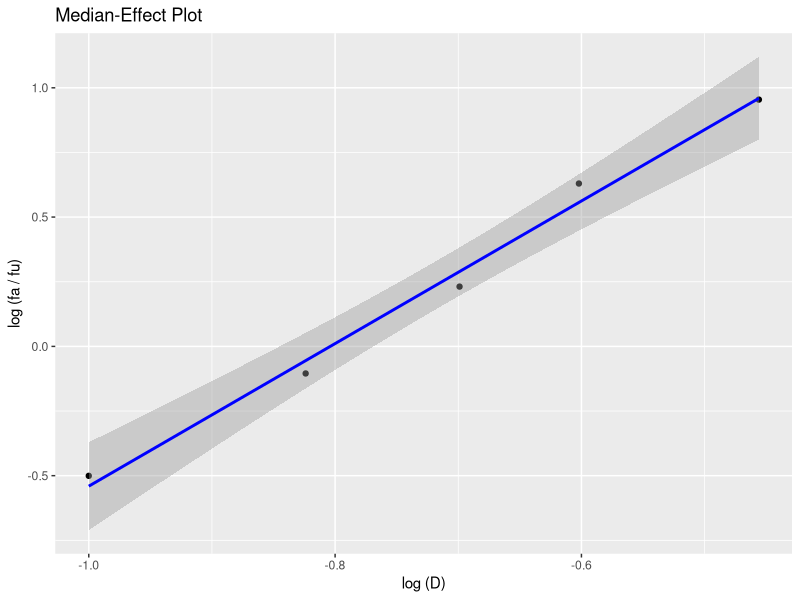
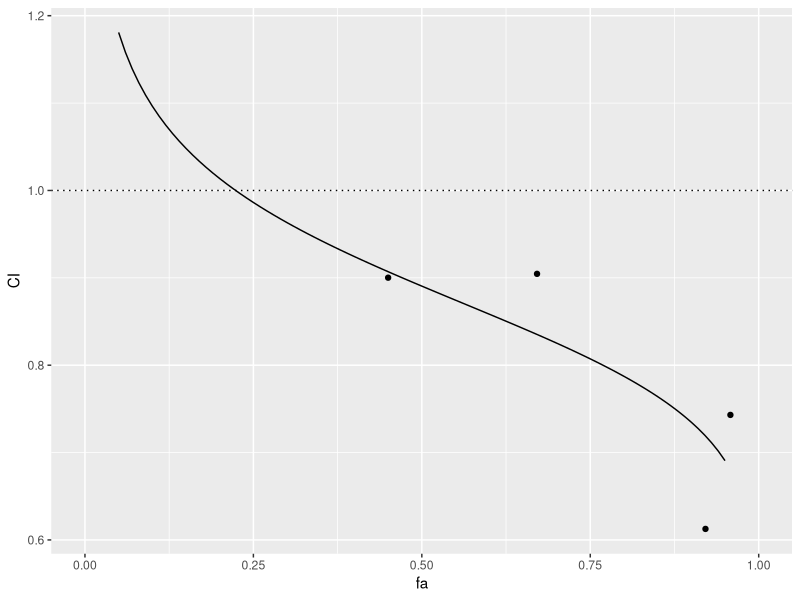
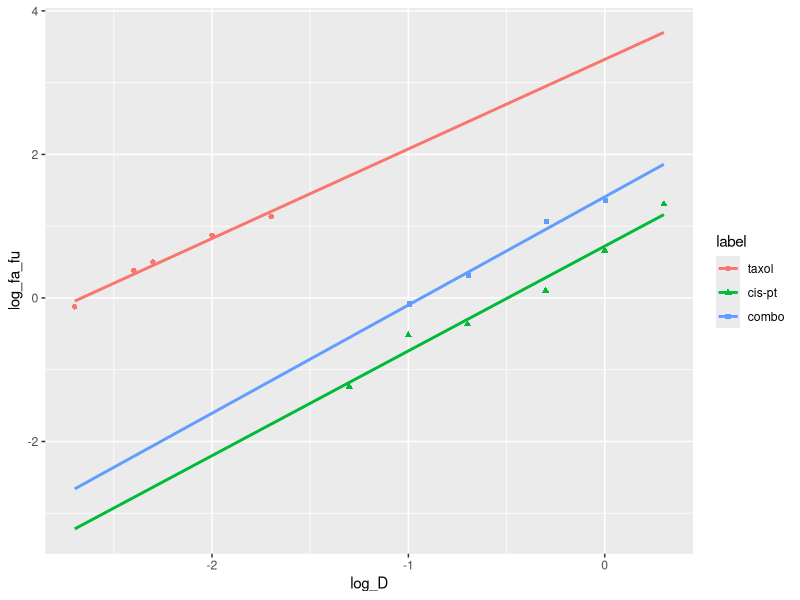
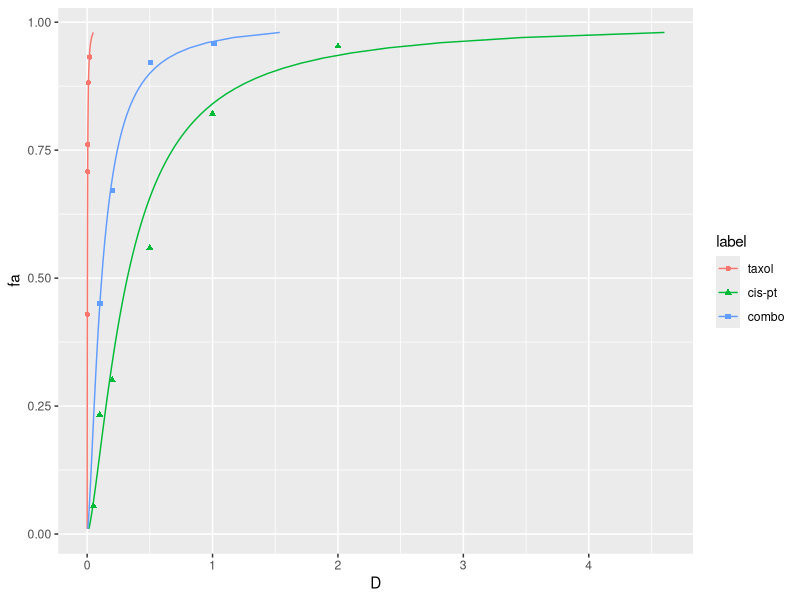

Write R code to recreate these figures, in order.
# R package for Median Effect principle calculations and plots
#
# Requires:
# - knitr (for kable)
# - dplyr, ggplot2
#
# Class: drug_effects
#
# Single drug series
# - vector of doses (D)
# - vector of fraction affected (fa)
# - drug name (name) - full name of tested drug
# - label (label)    - label to use on plots
# - info (info)      - additional information
# - ratio: drug 1 / drug 2 (ratio), only defined for constant ratio drug combinations
# - Calculated: Dm, m, R^2, R, log10(D), log10(fa / (1-fa))
#
# Combination drug series, NON-constant ratio
# - separate object type?
# - vector of drug 1 doses (D1)
# - vector of drug 2 doses (D2)
# - vector of fraction affected (fa)
# - drug name (name) - full name of tested drugs
# - label (label)    - label to use on plots
# - info (info)      - additional information


# Drug effects object constructor: for single drugs and constant ratio combinations
new_drug_effects <- function(D = double(), fa = double(), name = "", label = "", info = "", ratio = double()) {
  stopifnot(is.double(D), is.double(fa), is.double(ratio))
  values <- list(D = D, fa = fa, name = name, label = label, info = info, ratio = ratio)
  class <- c("drug_effects")
  if (length(ratio) != 0) { class <- append("combo_drug_effects", class) }
  structure(values, class = class)
}

# Drug effects object validator + statistics calculator
validate_drug_effects <- function(x) {
  D  <- x$D
  fa <- x$fa
  ratio <- x$ratio

  if (!all(!is.na(D) & D > 0.0)) { stop("All doses `D` must be non-missing and greater than zero", call. = FALSE) }
  if (!all(!is.na(fa) & fa > 0.0 & fa < 1.0)) { stop("All fraction affected `fa` must be non-missing, greater than zero, and less than one", call. = FALSE) }
  if (length(D) != length(fa)) { stop("The number of doses must equal the number of fraction affected", call. = FALSE) }
  if (length(D) < 2) { stop("There must be at least two dose / fraction affected points", call. = FALSE) }

  if (length(ratio) != 0) {
    if (length(ratio) != 1) { stop("Only a single constant ratio can be used", call. = FALSE) }
    if (ratio < 0) { stop("The ratio of drug1 / drug2 must be non-negative", call. = FALSE) }
  }

  # Do the statistical calculations; add more elements to x
  x$log_D     <- log10(x$D)
  x$log_fa_fu <- log10(x$fa / (1-x$fa))

  fit  <- stats::lm(log_fa_fu ~ log_D, data = data.frame(list(log_D = x$log_D, log_fa_fu = x$log_fa_fu)))

  x$b  <- unname(fit$coefficients[1])
  x$m  <- unname(fit$coefficients[2])
  x$Dm <- unname(10^(-x$b/x$m))
  x$R2 <- unname(summary(fit)$r.squared)
  x$R  <- unname(sqrt(x$R2)) * sign(x$m) # m should always be positive, but just in case

  x # return the validated and augmented object
}


# Single drug object helper
drug_effects <- function(D = double(), fa = double(), name = "", label = "", info = "", ratio = double()) {
  D <- as.double(D)
  fa = as.double(fa)
  name = as.character(name)
  label = as.character(label)
  info = as.character(info)
  ratio = as.double(ratio)
  validate_drug_effects(new_drug_effects(D, fa, name, label, info, ratio))
}


# Given a drug_effects object and vector of doses, return predicted fraction affected
calc_fa <- function(drug, D) {
  if (!inherits(drug, "drug_effects")) { stop("Requires a `drug_effects` object", call. = FALSE) }
  m <- drug$m
  Dm <- drug$Dm
  return (1 / (1 + ((Dm / D)^m)))
}


# Given a drug_effects object and vector of fa, return predicted doses
calc_D <- function(drug, fa) {
  if (!inherits(drug, "drug_effects")) { stop("Requires a `drug_effects` object", call. = FALSE) }
  m <- drug$m
  Dm <- drug$Dm
  return (Dm*(fa / (1 - fa))^(1/m))
}


# Given drug 1, drug 2, and drug_combo objects, calculate combination index CI at vector of fa values
# - if fa is empty, then use the actual fa and actual doses in drug_combo
calc_CI <- function(drug1, drug2, drug_combo, fa = double()) {
  # [ ] should do class checking here
  ratio <- drug_combo$ratio

  if (length(fa) == 0) {
    fa <- drug_combo$fa # the actual fa observed in the combo
    D_combo <- drug_combo$D # actual doses
  } else {
    D_combo <- calc_D(drug_combo, fa) # calculate predicted doses
  }
  D1 <- D_combo * (ratio / (ratio + 1))
  D2 <- D_combo / (ratio + 1)

  Dx1 <- calc_D(drug1, fa)
  Dx2 <- calc_D(drug2, fa)

  CI <- (D1 / Dx1) + (D2 / Dx2)
  return(CI)
}



# Add print for drug_effects display
print.drug_effects <- function(x, ..., stats = TRUE) {

  D <- x$D
  fa <- x$fa
  name <- x$name
  label <- x$label
  if (label != '') { label <- paste0(' (', label, ')') }
  info <- x$info
  if (info != '') { info <- paste0('\n\n', info) }
  ratio <- x$ratio
  Dm <- x$Dm

  cat(name, label, info, sep = '')

  # If want to also include columns of log(D) and log(fa / fu)
  # df <- data.frame(list(D = D, fa = fa, log_D = x$log_D, log_fa_fu = x$log_fa_fu))

  df <- data.frame(list(D = D, fa = fa))
  if (length(ratio) != 0) {
    cat("\n\nRatio (drug 1/drug 2): ", ratio, sep = '')
    D1 <- (ratio / (ratio+1)) * D
    D2 <- D / (ratio + 1)
    df$D1 <- D1
    df$D2 <- D2
    # For combination, also show the contributing doses from drug 1 + 2, and not just the sum
    Dm <- paste0(signif(Dm, 4), ' = ', signif((ratio / (ratio+1)) * Dm, 4), ' + ', signif(Dm / (ratio + 1), 4))
  }

  print(knitr::kable(df))

  if (stats) { cat('\nm: ', x$m, '\nDm: ', Dm, '\nR2: ', x$R2, '\nR: ', x$R, sep = '') }
}


plot.drug_effects <- function(x, y, ..., color = 'blue') {
  title <- "Median-Effect Plot"
  if (x$name != "") { title <- paste0(title, ": ", x$name) }
  if (x$label != "") { title <- paste0(title, " (", x$label, ")") }

  df <- data.frame(list(D = x$D, fa = x$fa, log_D = x$log_D, log_fa_fu = x$log_fa_fu))

  g <- ggplot2::ggplot(
    data = df,
    ggplot2::aes(log_D, log_fa_fu)
  ) +
    ggplot2::geom_point() +
    ggplot2::stat_smooth(method = "lm", color = color) +
    ggplot2::xlab("log (D)") +
    ggplot2::ylab("log (fa / fu)") +
    ggplot2::ggtitle(title)

  g
}

median_effect_plot <- function(...) {
  # takes an arbitrary number of drug_effect objects
  df <- data.frame()
  i <- 0
  for (d in list(...)) {
    if (inherits(d, "drug_effects")) {
      i <- i + 1
      if (d$label == '') { d$label <- paste('Drug', i) } # assign labels if empty
      df <- rbind(df, data.frame(list(log_D = d$log_D, log_fa_fu = d$log_fa_fu, label = d$label), stringsAsFactors = FALSE))
    }
  }
  df$label <- factor(df$label, levels = unique(df$label)) # prevent re-ordering of labels; `unique` appears to maintain order
  ggplot2::ggplot(data = df, ggplot2::aes(log_D, log_fa_fu, shape = label, color = label)) +
    ggplot2::geom_point() +
    ggplot2::stat_smooth(method = "lm", se = FALSE, fullrange=TRUE) # fullrange allows extrapolation of line beyond the data points
}

dose_effect_plot <- function(..., from = 0.01, to = 0.99, by = 0.01) {
  # takes an arbitrary number of drug_effect objects
  df_lines <- data.frame()
  df_points <- data.frame()

  i <- 0
  for (d in list(...)) {
    if (inherits(d, "drug_effects")) {
      i <- i + 1
      if (d$label == '') { d$label <- paste('Drug', i) } # assign labels if empty
      df_lines  <- rbind(df_lines,  data.frame(list(label = d$label, m = d$m, Dm = d$Dm))) # dataframe with label, m, Dm
      df_points <- rbind(df_points, data.frame(list(label = d$label, D = d$D, fa = d$fa))) # dataframe with label, D, fa
    }
  }
  labels <- unique(df_lines$label) # prevent re-ordering of labels; `unique` appears to maintain order
  df_lines$label  <- factor(df_lines$label,  levels = labels)
  df_points$label <- factor(df_points$label, levels = labels)

  # Generate curves from m, Dm in df_lines
  df_lines$dummy <- 'dummy'
  df2 <- data.frame(list(fa = seq(from = from, to = to, by = by), dummy = 'dummy'), stringsAsFactors = FALSE)
  df_lines <- dplyr::left_join(df_lines, df2, by = 'dummy')
  df_lines <- dplyr::mutate(df_lines, D = Dm*(fa / (1 - fa))^(1/m))

  g <- ggplot2::ggplot(df_lines, ggplot2::aes(D, fa, color = label)) +
    ggplot2::geom_line() +
    ggplot2::geom_point(data = df_points, ggplot2::aes(D, fa, color = label, shape = label))
  g
}

#   m  <- drug$m
#   Dm <- drug$Dm
#
#   fa <- seq(from = from, to = to, by = by)
#   df2 <- data.frame(list(D = calc_d(fa, m, Dm), fa = fa))
#   g <- ggplot2::ggplot(data = df2, ggplot2::aes(D, fa)) +
#     ggplot2::geom_line() +
#     ggplot2::geom_point(data = df, ggplot2::aes(D, fa)) +
#     ggplot2::coord_cartesian(ylim = c(0,1))
#
#   g
# }


fa_ci_plot <- function(drug1, drug2, drug_combo, from = 0.01, to = 0.99, by = 0.01) {

  fa <- seq(from = from, to = to, by = by)
  CI = calc_CI(drug1, drug2, drug_combo, fa)
  df <- data.frame(list(fa = fa, CI = CI))

  df_points <- data.frame(list(fa = drug_combo$fa, CI = calc_CI(drug1, drug2, drug_combo)))

  g <- ggplot2::ggplot(df, ggplot2::aes(fa, CI)) +
    ggplot2::geom_line() +
    ggplot2::geom_hline(yintercept = 1.0, linetype = 'dotted') +
    ggplot2::geom_point(data = df_points, ggplot2::aes(fa, CI)) +
    ggplot2::coord_cartesian(xlim = c(0,1))
  g
}

# df <- dplyr::tribble(
#   ~D, ~fa,
#   0.1, 0.24,
#   0.15, 0.44,
#   0.2, 0.63,
#   0.25, 0.81,
#   0.35, 0.9
# )
#
#
# df <- dplyr::tribble(
#   ~D, ~fa,
#   0.002, 0.429,
#   0.004, 0.708,
#   0.005, 0.761,
#   0.01, 0.882,
#   0.02, 0.932
# )
#
# df <- dplyr::tribble(
#   ~D, ~fa,
#   0.05, 0.055,
#   0.1, 0.233,
#   0.2, 0.301,
#   0.5, 0.559,
#   1, 0.821,
#   2, 0.953
# )


# Standard test example
D  <- c(0.10, 0.15, 0.20, 0.25, 0.35)
fa <- c(0.24, 0.44, 0.63, 0.81, 0.90)
d <- drug_effects(D = D, fa = fa)
d # print(d)
plot(d)

# str(d)
# class(d)
# inherits(d, "drug_effects")
# unclass(d)


# Taxol
drug1 <- drug_effects(D = c(0.002, 0.004, 0.005, 0.01, 0.02), fa = c(0.429, 0.708, 0.761, 0.882, 0.932), name = "Taxol", label = "taxol")

# Cis-Pt
drug2 <- drug_effects(D = c(0.05, 0.1, 0.2, 0.5, 1, 2), fa = c(0.055, 0.233, 0.301, 0.559, 0.821, 0.953), name = "Cisplatin", label = "cis-pt")

# Taxol:Cis-Pt Combo, ratio = 0.1
# MISTAKE: drug_combo <- drug_effects(D = c(0.11, 0.22, 0.55, 1.1), fa = c(0.45, 0.671, 0.921, 0.958), ratio = 0.1)
drug_combo <- drug_effects(
  D = c(0.001, 0.002, 0.005, 0.01) + c(0.1, 0.2, 0.5, 1),
  fa = c(0.45, 0.671, 0.921, 0.958),
  name = 'Taxol - Cisplatin',
  label = 'combo',
  ratio = 0.01)

calc_CI(drug1, drug2, drug_combo, fa = c(0.5, 0.75, 0.9, 0.95))

fa_ci_plot(drug1, drug2, drug_combo, from = 0.05, to = 0.95)

median_effect_plot(drug1, drug2, drug_combo)

dose_effect_plot(drug1, drug2, drug_combo, to = 0.98)
